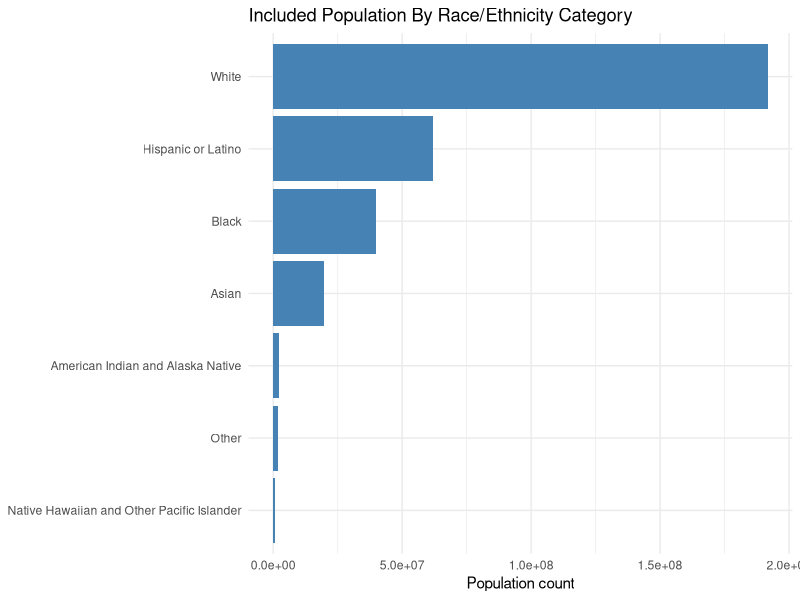

Here is the R script that generated this plot:
## ---- chunk 1
#| include: false
knitr::opts_knit$set(root.dir = normalizePath("../../../.."))
library(dplyr)
library(ggplot2)
## ---- chunk 2
census <- readr::read_csv("data/real/census_state_race_ethnicity_long.csv")

category_population <- census |>
  group_by(race_ethnicity) |>
  summarize(total_population = sum(race_ethnicity_population), .groups = "drop") |>
  mutate(race_ethnicity = reorder(race_ethnicity, total_population))

ggplot(category_population, aes(x = race_ethnicity, y = total_population)) +
  geom_col(fill = "steelblue") +
  coord_flip() +
  labs(
    title = "Included Population By Race/Ethnicity Category",
    x = NULL,
    y = "Population count"
  ) +
  theme_minimal()
